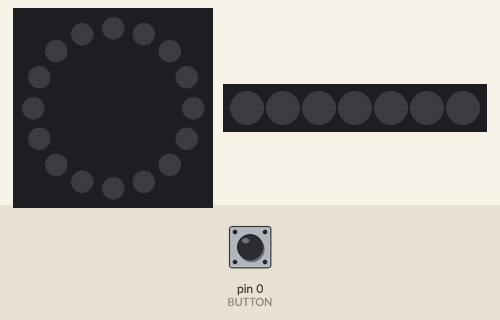
Simulated run of this sketch. Board: Arduino Uno, built with avr-gcc and run on an emulated ATmega328P. Shown: 16 RGB LEDs in a ring, first at the top, clockwise, 7 RGB LEDs in strip order, left to right. The inputs (shaded band) are chosen by the test bench; at power-on: pin 0 (BUTTON) HIGH. Dim RGB values are drawn brighter than linear.

Above: at 1.2 s.
1.3 s: pin 0 (BUTTON) pulled LOW for 0.15 s
At 1.7 s:
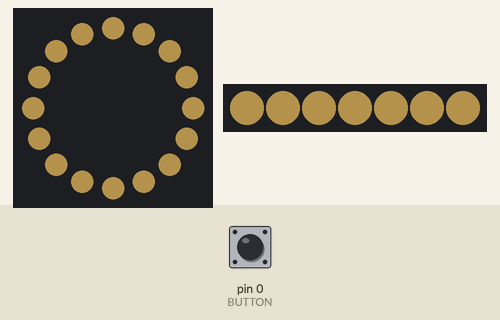
2.0 s: pin 0 (BUTTON) pulled LOW for 3.2 s
At 3.9 s:
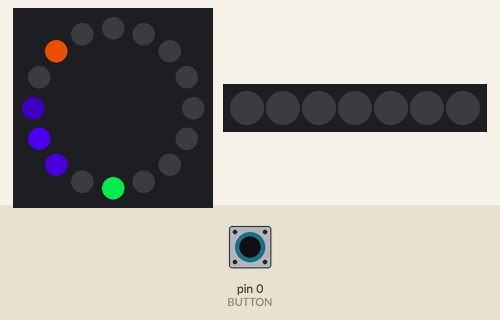
5.8 s: pin 0 (BUTTON) pulled LOW for 1 s
At 6.97 s:
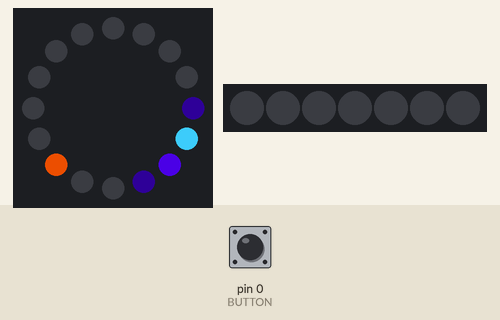
7.4 s: pin 0 (BUTTON) pulled LOW for 1 s
At 15.77 s:
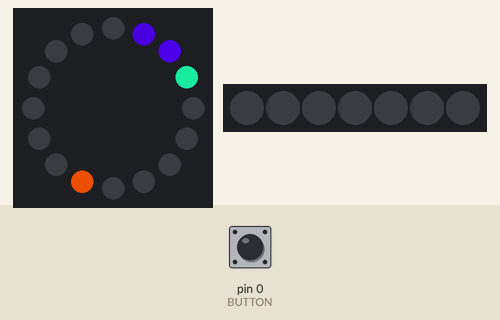
Timing chart, 0 to 17.3 s (numbered marks = the images above; inputs shaded):
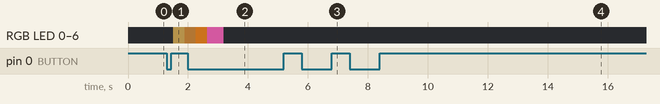

The sketch:

MegaCastOptimized.ino
```cpp
#include <Adafruit_NeoPixel.h>
#include "utils.h"
#ifdef __AVR__
  #include <avr/power.h>
#endif

#define BUTTON              0
#define RING                1
#define JEWEL               2
#define NUMPIXELS_RING      16
#define NUMPIXELS_JEWEL     7

Adafruit_NeoPixel ringPixels = Adafruit_NeoPixel(NUMPIXELS_RING, RING, NEO_GRB + NEO_KHZ800);
Adafruit_NeoPixel jewelPixels = Adafruit_NeoPixel(NUMPIXELS_JEWEL, JEWEL, NEO_GRB + NEO_KHZ800);

uint8_t sinTable[] = {128, 140, 153, 165, 177, 189, 200, 210, 219, 228, 235, 242, 247, 251, 254, 255, 255, 254, 252, 249, 244, 238, 231, 223, 214, 204, 193, 182, 170, 158, 146, 133, 120, 107, 95, 83, 71, 60, 49, 39, 31, 23, 16, 10, 6, 2, 0, 0, 0, 2, 5, 9, 14, 21, 29, 37, 47, 57, 68, 80, 92, 104};

void setup() {
  ringPixels.begin();
  jewelPixels.begin();
  pinMode(BUTTON, INPUT);
  digitalWrite(BUTTON, HIGH);
}

long t = 0;
uint8_t numBrightnessLevels = 3;
uint8_t brightnessLevel = 1;

void setBrightness(uint8_t brightness) {
  ringPixels.setBrightness(brightness);
  jewelPixels.setBrightness(brightness);
  ringPixels.show();
  jewelPixels.show();
}

void setColorRing(uint8_t i, uint8_t r, uint8_t g, uint8_t b) {
  ringPixels.setPixelColor(i % NUMPIXELS_RING, r, g, b);
  ringPixels.show();
}

void setColorJewel(uint8_t i, uint8_t r, uint8_t g, uint8_t b) {
  jewelPixels.setPixelColor(i % NUMPIXELS_JEWEL, r, g, b);
  jewelPixels.show();
}

// Integer scaling func
uint8_t scaleBy(uint8_t x, uint8_t scale) {
  return (x * scale) / 255;
}

long scaleTime(long t, uint8_t scale) {
  return (t * long(scale)) / 255;
}

uint8_t sin255Approx(long x) {
  return sinTable[x/2 % 43];
}

int sinColor(uint8_t offset, uint8_t phaseShift) {
  return sin255Approx(scaleTime(t, phaseShift) + long(offset));
}

// button stuff
int presses = 0;
int debounceDelay = 400;
long lastTime = 0;
int lowCounter = 0;
bool handleButtonPress() {
  int button = digitalRead(BUTTON);
  if (button == LOW && millis() > lastTime + debounceDelay) {
    presses++;
    lastTime = millis();
  }

  // Hold down for special controls.
  if (button == LOW) {
    lowCounter++;
  } else {
    lowCounter = 0;
  }
  return button == LOW;
}

void strobe(SetColor setColor, uint8_t i) {
  int color = 255 * (t % 2);
  setColor(i, color, color, color);
}

void strobeRing(uint8_t i) {
  strobe(setColorRing, i);
}

void strobeJewel(uint8_t i) {
  strobe(setColorJewel, i);
}

void spinner(SetColor setColor, uint8_t i, uint8_t rMod, uint8_t gMod, uint8_t bMod, uint8_t numPeaks) {
  uint8_t divScale = 4 * (i % (NUMPIXELS_RING/numPeaks)) + 1;
  setColor(
      (t-i) % NUMPIXELS_RING,
      scaleBy(sinColor(i, 255), rMod) / divScale,
      scaleBy(sinColor(i + 16, 196), gMod) / divScale,
      scaleBy(sinColor(i + 31, 128), bMod) / divScale);
}

void colorSpinnerRing(uint8_t i) {
  spinner(setColorRing, i, 255, 255, 255, (brightnessLevel + 1) / 2);
}

void colorSpinnerJewel(uint8_t i) {
  spinner(setColorJewel, i, 255, 255, 255, 1);
}

void blueSpinnerRing(uint8_t i) {
  spinner(setColorRing, i, 0, 0, 255, (brightnessLevel + 1) / 2);
}

void redSpinnerJewel(uint8_t i) {
  spinner(setColorJewel, i, 255, 0, 0, 1);
}

void xmasSpinnerRing(uint8_t i) {
  spinner(setColorRing, i, t % 255, 255 - t % 255, 0, 2);
}

void xmasSpinnerJewel(uint8_t i) {
  spinner(setColorJewel, i, 255 - t % 255, t % 255, 0, 1);
}

void solid(SetColor setColor, uint8_t i) {
  setColor(
      i,
      sinColor(0, 255),
      sinColor(16, 255),
      sinColor(31, 255));
}

void solidRing(uint8_t i) {
  solid(setColorRing, i);
}

void solidJewel(uint8_t i) {
  solid(setColorJewel, i);
}

void offRing(uint8_t i) {
  setColorRing(i, 0, 0, 0);
}

void offJewel(uint8_t i) {
  setColorJewel(i, 0, 0, 0);
}

long tickx = 0;
long tickv = 0;
long ticka = 2;
void ticker(SetColor setColor, uint8_t i) {
  int color = i == tickx/1000 ? 255 : 0;
  setColor(i,
      scaleBy(sinColor(i, color), color),
      scaleBy(sinColor(i+8, color/2), color),
      scaleBy(sinColor(i+16, color/4), color));

  if (i == NUMPIXELS_RING - 1) {
    tickv += ticka;
    tickx += tickv;
    if (tickx > 1000*NUMPIXELS_RING) {
      tickx -= 1000*NUMPIXELS_RING;
    }
    if (tickx < 0) {
      tickx += 1000*NUMPIXELS_RING;
    }
    if (tickv >= 1300 || tickv <= -1300) {
      ticka = -1*ticka;
    }
  }
}

void tickerRing(uint8_t i) {
  ticker(setColorRing, i);
}

typedef void (*Pattern) (uint8_t i);

Pattern ringPatterns[] = {
  offRing,
  solidRing,
  colorSpinnerRing,
  blueSpinnerRing,
  //xmasSpinnerRing,
  //tickerRing,
  strobeRing
};

Pattern jewelPatterns[] = {
  offJewel,
  solidJewel,
  colorSpinnerJewel,
  redSpinnerJewel,
  //xmasSpinnerJewel,
  //offJewel,
  strobeJewel
};

uint8_t numModes = 5;

void loop() {
  for (uint8_t i = 0; i < NUMPIXELS_RING * NUMPIXELS_JEWEL; i++) {
    handleButtonPress();

    if (lowCounter > 200) {
      // Go to watch mode
      lowCounter = 0;
      watchMode();
      return;
    }

    brightnessLevel = (presses % numBrightnessLevels) + 1;
    setBrightness(brightnessLevel * 64 - 1);
    uint8_t mode = (presses / numBrightnessLevels) % numModes;
    if (i % NUMPIXELS_RING == 0) {
      t++;
    }
    ringPatterns[mode](i % NUMPIXELS_RING);
    jewelPatterns[mode](i % NUMPIXELS_JEWEL);
    if (mode == 0 && presses % numBrightnessLevels == 0) {
      // Only off for one press
      presses += (numBrightnessLevels-1);
    }
  }
}

// returning from here re-enters main pattern loop
uint8_t hour = 8; // 0-11
uint8_t minute = 30; // 0-59
uint16_t dsecond = 00; // 0-599
uint8_t hourI;
uint8_t minuteI;
uint8_t dsecondI;
void watchMode() {
  for (uint8_t i = 0; i < NUMPIXELS_JEWEL; i++) {
    offJewel(i);
  }
  setBrightness(255); // o shit
  while(true) {
    bool down = handleButtonPress();
    if (lowCounter > 255) {
      // go to pattern mode
      lowCounter = 0;
      return;
    }

    // Set watch by holding button but not for too long...
    if (down) {
      updateTime(600);
    }

    hourI = getScaledTime(hour, 12);
    minuteI = getScaledTime(minute, 60);
    dsecondI = getScaledTime(dsecond, 600);

    for (uint8_t i = 0; i < NUMPIXELS_RING; i++) {
      timeRing(i);
    }
    updateTime(1);  // advance a decisec

    if (!down) { // fast watch setting
      delay(87); // hand tweaked for 8mhz proc
    }
  }
}

// inverts for direction, scales, adjusts to 16 LEDs.
uint8_t getScaledTime(uint32_t realTime, uint32_t base) {
  return uint8_t((base-1-realTime) * uint32_t(NUMPIXELS_RING)*10 / base);
}

void updateTime(uint16_t dseconds) {
  dsecond += dseconds;
  while (dsecond >= 600) {
    dsecond -= 600;
    minute++;
    if (minute == 60) {
      minute = 0;
      hour++;
      if (hour == 12) {
        hour = 0;
      }
    }
  }
}

void setColorRingTime(uint8_t i, uint8_t r, uint8_t g, uint8_t b) {
  setColorRing(i-4, r, g, b);
}

// 255 for right on, 0 for far away
int getDist255(uint8_t i, uint8_t timeI, uint8_t width) {
  if (width == 0) {
    return i == timeI/10 ? 255 : 0;
  }
  int dist = getDist(i*10, timeI, NUMPIXELS_RING*10);
  return 255 - min((dist*dist) / (width*width), 255);
}

// distance modulo 16
int getDist(uint8_t x, uint8_t y, uint8_t base) {
  int dist = abs(x-y);
  return min(dist, base-dist);
}

void timeRing(uint8_t i) {
  uint8_t hourCol = getDist255(i, hourI, 0);
  uint8_t minuteCol = getDist255(i, minuteI, 0);
  uint8_t dsecondCol = getDist255(i, dsecondI, 1);
  setColorRingTime(i,
      scaleBy(hourCol, 196) + scaleBy(minuteCol, 0) + scaleBy(dsecondCol, 64),
      scaleBy(hourCol, 64) + scaleBy(minuteCol, 196) + scaleBy(dsecondCol, 0),
      scaleBy(hourCol, 0) + scaleBy(minuteCol, 64) + scaleBy(dsecondCol, 196));
}
```

utils.h
```cpp
typedef void (*SetColor) (uint8_t i, uint8_t r, uint8_t g, uint8_t b);
```

Measured:
- after the input at 1.3 s, RGB LED 0–6: off → RGB(63, 51, 26) after 0.22 s, → RGB(59, 39, 17) 0.38 s later; the LEDs: change after 0.22 s (image 1)
- after the input at 5.8 s, the LEDs: first change after 0.07 s (image 3 shows a later state)
- what the display in image 2 shows lasts 0.8 s, from 3.3 s to 4.1 s
